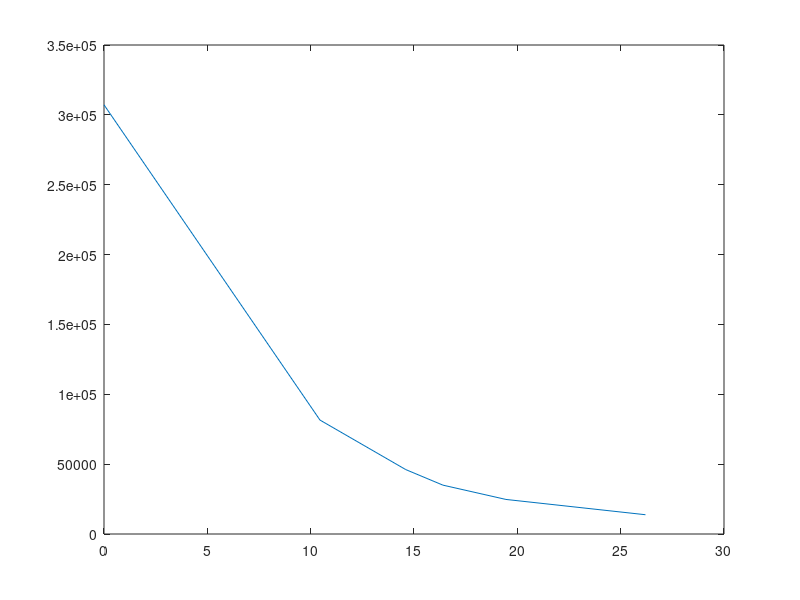

MATLAB code for this plot:
% running = 1;
% 
% while running
%     ImgPublisher(timerHandles)
% end

distances = [0 10.45 14.6 16.4 19.45 26.2 ]
num_white_pixels = [307200 81552 46112 34969 24736 13798]

plot( distances, num_white_pixels)